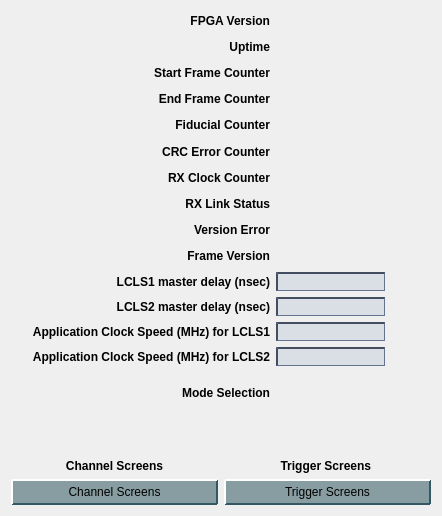
<?xml version="1.0" encoding="UTF-8"?>
<ui version="4.0">
 <class>Form</class>
 <widget class="QWidget" name="Form">
  <property name="geometry">
   <rect>
    <x>0</x>
    <y>0</y>
    <width>442</width>
    <height>516</height>
   </rect>
  </property>
  <property name="windowTitle">
   <string>TPR - ${DEVICE}</string>
  </property>
  <property name="styleSheet">
   <string notr="true">/* Background color of popup-list.*/ 
QComboBox QListView{
    background-color:white;
    border:1px solid gray;
}
/* Needed to complete the rule set. */
QComboBox::item:alternate {
    background: white;
}
/* Color of the selected list item. */
QComboBox::item:selected {
    border: 1px solid transparent;
    background: #d1ede1;
}
/* Indicator will shine through the label text if you don't make it hidden. */
QComboBox::indicator{
    background-color:transparent;
    selection-background-color:transparent;
    color:transparent;
    selection-color:transparent;
}
QPushButton {
    background-color: rgb(136,157,162);
    border-color: rgb(212,228,233) rgb(50,88,100) rgb(50,88,100) rgb(212,228,233);
    border-style: outset;
    border-radius: 1px;
    border-width: 2px; 
    padding: 4px;
}
QPushButton:hover {
   background-color: rgb(106,127,132);
}
QPushButton:pressed {
    background-color: rgb(208,229,232);
    border-style: inset;
    border-width: 2px;
	border-color: rgb(50,88,100) rgb(212,228,233) rgb(212,228,233) rgb(50,88,100);
}
QPushButton:checked{
    background-color: rgb(208,229,232);
    border-style: inset;
    border-width: 2px;
	border-color:  rgb(112,134,142) rgb(229,233,235) rgb(239,233,235) rgb(112,134,142);
}
QLineEdit {
  background-color: rgb(218,223,230);
  border-color: rgb(66,77,96);
  border-style: inset;
  border-width: 2px 1px 1px 2px;
}
QLineEdit:hover {
 background-color: rgb(198,203,210)
}
PyDMLabel {
  background-color: rgb(189,197,205);
}</string>
  </property>
  <layout class="QHBoxLayout" name="horizontalLayout">
   <item>
    <layout class="QGridLayout" name="gridLayout">
     <item row="1" column="1">
      <widget class="QLabel" name="label_2">
       <property name="sizePolicy">
        <sizepolicy hsizetype="Preferred" vsizetype="Preferred">
         <horstretch>1</horstretch>
         <verstretch>1</verstretch>
        </sizepolicy>
       </property>
       <property name="font">
        <font>
         <weight>75</weight>
         <bold>true</bold>
        </font>
       </property>
       <property name="text">
        <string>Uptime</string>
       </property>
       <property name="alignment">
        <set>Qt::AlignRight|Qt::AlignTrailing|Qt::AlignVCenter</set>
       </property>
      </widget>
     </item>
     <item row="8" column="1">
      <widget class="QLabel" name="label_9">
       <property name="sizePolicy">
        <sizepolicy hsizetype="Preferred" vsizetype="Preferred">
         <horstretch>1</horstretch>
         <verstretch>1</verstretch>
        </sizepolicy>
       </property>
       <property name="font">
        <font>
         <weight>75</weight>
         <bold>true</bold>
        </font>
       </property>
       <property name="text">
        <string>Version Error</string>
       </property>
       <property name="alignment">
        <set>Qt::AlignRight|Qt::AlignTrailing|Qt::AlignVCenter</set>
       </property>
      </widget>
     </item>
     <item row="5" column="2">
      <widget class="PyDMLabel" name="PyDMLabel_6">
       <property name="toolTip">
        <string/>
       </property>
       <property name="alignment">
        <set>Qt::AlignCenter</set>
       </property>
       <property name="channel" stdset="0">
        <string>ca://TPR:${LOCA}:${IOC_UNIT}:${INST}:CRCERRCNT</string>
       </property>
      </widget>
     </item>
     <item row="9" column="1">
      <widget class="QLabel" name="label_10">
       <property name="sizePolicy">
        <sizepolicy hsizetype="Preferred" vsizetype="Preferred">
         <horstretch>1</horstretch>
         <verstretch>1</verstretch>
        </sizepolicy>
       </property>
       <property name="font">
        <font>
         <weight>75</weight>
         <bold>true</bold>
        </font>
       </property>
       <property name="text">
        <string>Frame Version</string>
       </property>
       <property name="alignment">
        <set>Qt::AlignRight|Qt::AlignTrailing|Qt::AlignVCenter</set>
       </property>
      </widget>
     </item>
     <item row="8" column="2">
      <widget class="PyDMLabel" name="PyDMLabel_9">
       <property name="toolTip">
        <string/>
       </property>
       <property name="alignment">
        <set>Qt::AlignCenter</set>
       </property>
       <property name="channel" stdset="0">
        <string>ca://TPR:${LOCA}:${IOC_UNIT}:${INST}:VERERR</string>
       </property>
      </widget>
     </item>
     <item row="14" column="1">
      <widget class="QLabel" name="label_15">
       <property name="sizePolicy">
        <sizepolicy hsizetype="Preferred" vsizetype="Preferred">
         <horstretch>1</horstretch>
         <verstretch>1</verstretch>
        </sizepolicy>
       </property>
       <property name="font">
        <font>
         <weight>75</weight>
         <bold>true</bold>
        </font>
       </property>
       <property name="text">
        <string>Mode Selection</string>
       </property>
       <property name="alignment">
        <set>Qt::AlignRight|Qt::AlignTrailing|Qt::AlignVCenter</set>
       </property>
      </widget>
     </item>
     <item row="14" column="2" colspan="2">
      <widget class="PyDMEnumButton" name="PyDMEnumButton">
       <property name="sizePolicy">
        <sizepolicy hsizetype="Preferred" vsizetype="Maximum">
         <horstretch>0</horstretch>
         <verstretch>0</verstretch>
        </sizepolicy>
       </property>
       <property name="minimumSize">
        <size>
         <width>0</width>
         <height>40</height>
        </size>
       </property>
       <property name="toolTip">
        <string/>
       </property>
       <property name="styleSheet">
        <string notr="true">QPushButton{font: 8px;}</string>
       </property>
       <property name="channel" stdset="0">
        <string>ca://TPR:${LOCA}:${IOC_UNIT}:${INST}:MODE</string>
       </property>
       <property name="orientation" stdset="0">
        <enum>Qt::Horizontal</enum>
       </property>
       <property name="marginTop" stdset="0">
        <number>0</number>
       </property>
       <property name="marginBottom" stdset="0">
        <number>0</number>
       </property>
       <property name="marginLeft" stdset="0">
        <number>0</number>
       </property>
       <property name="marginRight" stdset="0">
        <number>0</number>
       </property>
       <property name="horizontalSpacing" stdset="0">
        <number>0</number>
       </property>
       <property name="verticalSpacing" stdset="0">
        <number>0</number>
       </property>
      </widget>
     </item>
     <item row="1" column="2">
      <widget class="PyDMLabel" name="PyDMLabel_2">
       <property name="toolTip">
        <string/>
       </property>
       <property name="alignment">
        <set>Qt::AlignCenter</set>
       </property>
       <property name="channel" stdset="0">
        <string>ca://TPR:${LOCA}:${IOC_UNIT}:${INST}:UPTIME</string>
       </property>
      </widget>
     </item>
     <item row="11" column="2">
      <widget class="PyDMLineEdit" name="PyDMLineEdit_2">
       <property name="toolTip">
        <string/>
       </property>
       <property name="alignment">
        <set>Qt::AlignCenter</set>
       </property>
       <property name="channel" stdset="0">
        <string>ca://TPR:${LOCA}:${IOC_UNIT}:${INST}:MSGDLY</string>
       </property>
      </widget>
     </item>
     <item row="5" column="1">
      <widget class="QLabel" name="label_6">
       <property name="sizePolicy">
        <sizepolicy hsizetype="Preferred" vsizetype="Preferred">
         <horstretch>1</horstretch>
         <verstretch>1</verstretch>
        </sizepolicy>
       </property>
       <property name="font">
        <font>
         <weight>75</weight>
         <bold>true</bold>
        </font>
       </property>
       <property name="text">
        <string>CRC Error Counter</string>
       </property>
       <property name="alignment">
        <set>Qt::AlignRight|Qt::AlignTrailing|Qt::AlignVCenter</set>
       </property>
      </widget>
     </item>
     <item row="4" column="2">
      <widget class="PyDMLabel" name="PyDMLabel_5">
       <property name="toolTip">
        <string/>
       </property>
       <property name="alignment">
        <set>Qt::AlignCenter</set>
       </property>
       <property name="channel" stdset="0">
        <string>ca://TPR:${LOCA}:${IOC_UNIT}:${INST}:FIDCNT</string>
       </property>
      </widget>
     </item>
     <item row="2" column="2">
      <widget class="PyDMLabel" name="PyDMLabel_3">
       <property name="toolTip">
        <string/>
       </property>
       <property name="alignment">
        <set>Qt::AlignCenter</set>
       </property>
       <property name="channel" stdset="0">
        <string>ca://TPR:${LOCA}:${IOC_UNIT}:${INST}:SOFCNT</string>
       </property>
      </widget>
     </item>
     <item row="10" column="1">
      <widget class="QLabel" name="label_11">
       <property name="sizePolicy">
        <sizepolicy hsizetype="Preferred" vsizetype="Preferred">
         <horstretch>1</horstretch>
         <verstretch>1</verstretch>
        </sizepolicy>
       </property>
       <property name="font">
        <font>
         <weight>75</weight>
         <bold>true</bold>
        </font>
       </property>
       <property name="text">
        <string>LCLS1 master delay (nsec)</string>
       </property>
       <property name="alignment">
        <set>Qt::AlignRight|Qt::AlignTrailing|Qt::AlignVCenter</set>
       </property>
      </widget>
     </item>
     <item row="7" column="1">
      <widget class="QLabel" name="label_8">
       <property name="sizePolicy">
        <sizepolicy hsizetype="Preferred" vsizetype="Preferred">
         <horstretch>1</horstretch>
         <verstretch>1</verstretch>
        </sizepolicy>
       </property>
       <property name="font">
        <font>
         <weight>75</weight>
         <bold>true</bold>
        </font>
       </property>
       <property name="text">
        <string>RX Link Status</string>
       </property>
       <property name="alignment">
        <set>Qt::AlignRight|Qt::AlignTrailing|Qt::AlignVCenter</set>
       </property>
      </widget>
     </item>
     <item row="12" column="1">
      <widget class="QLabel" name="label_12">
       <property name="sizePolicy">
        <sizepolicy hsizetype="Preferred" vsizetype="Preferred">
         <horstretch>1</horstretch>
         <verstretch>1</verstretch>
        </sizepolicy>
       </property>
       <property name="font">
        <font>
         <weight>75</weight>
         <bold>true</bold>
        </font>
       </property>
       <property name="text">
        <string>Application Clock Speed (MHz) for LCLS1</string>
       </property>
       <property name="alignment">
        <set>Qt::AlignRight|Qt::AlignTrailing|Qt::AlignVCenter</set>
       </property>
      </widget>
     </item>
     <item row="15" column="2">
      <spacer name="verticalSpacer_2">
       <property name="orientation">
        <enum>Qt::Vertical</enum>
       </property>
       <property name="sizeType">
        <enum>QSizePolicy::MinimumExpanding</enum>
       </property>
       <property name="sizeHint" stdset="0">
        <size>
         <width>20</width>
         <height>40</height>
        </size>
       </property>
      </spacer>
     </item>
     <item row="0" column="2">
      <widget class="PyDMLabel" name="PyDMLabel">
       <property name="toolTip">
        <string/>
       </property>
       <property name="alignment">
        <set>Qt::AlignCenter</set>
       </property>
       <property name="channel" stdset="0">
        <string>ca://TPR:${LOCA}:${IOC_UNIT}:${INST}:FPGAVER</string>
       </property>
       <property name="displayFormat" stdset="0">
        <enum>PyDMLabel::Hex</enum>
       </property>
      </widget>
     </item>
     <item row="11" column="1">
      <widget class="QLabel" name="label_13">
       <property name="sizePolicy">
        <sizepolicy hsizetype="Preferred" vsizetype="Preferred">
         <horstretch>1</horstretch>
         <verstretch>1</verstretch>
        </sizepolicy>
       </property>
       <property name="font">
        <font>
         <weight>75</weight>
         <bold>true</bold>
        </font>
       </property>
       <property name="text">
        <string>LCLS2 master delay (nsec)</string>
       </property>
       <property name="alignment">
        <set>Qt::AlignRight|Qt::AlignTrailing|Qt::AlignVCenter</set>
       </property>
      </widget>
     </item>
     <item row="13" column="1">
      <widget class="QLabel" name="label_14">
       <property name="sizePolicy">
        <sizepolicy hsizetype="Preferred" vsizetype="Preferred">
         <horstretch>1</horstretch>
         <verstretch>1</verstretch>
        </sizepolicy>
       </property>
       <property name="font">
        <font>
         <weight>75</weight>
         <bold>true</bold>
        </font>
       </property>
       <property name="text">
        <string>Application Clock Speed (MHz) for LCLS2</string>
       </property>
       <property name="alignment">
        <set>Qt::AlignRight|Qt::AlignTrailing|Qt::AlignVCenter</set>
       </property>
      </widget>
     </item>
     <item row="12" column="2">
      <widget class="PyDMLineEdit" name="PyDMLineEdit_3">
       <property name="toolTip">
        <string/>
       </property>
       <property name="alignment">
        <set>Qt::AlignCenter</set>
       </property>
       <property name="channel" stdset="0">
        <string>ca://TPR:${LOCA}:${IOC_UNIT}:${INST}:SYS0_CLK</string>
       </property>
      </widget>
     </item>
     <item row="4" column="1">
      <widget class="QLabel" name="label_5">
       <property name="sizePolicy">
        <sizepolicy hsizetype="Preferred" vsizetype="Preferred">
         <horstretch>1</horstretch>
         <verstretch>1</verstretch>
        </sizepolicy>
       </property>
       <property name="font">
        <font>
         <weight>75</weight>
         <bold>true</bold>
        </font>
       </property>
       <property name="text">
        <string>Fiducial Counter</string>
       </property>
       <property name="alignment">
        <set>Qt::AlignRight|Qt::AlignTrailing|Qt::AlignVCenter</set>
       </property>
      </widget>
     </item>
     <item row="6" column="2">
      <widget class="PyDMLabel" name="PyDMLabel_7">
       <property name="toolTip">
        <string/>
       </property>
       <property name="alignment">
        <set>Qt::AlignCenter</set>
       </property>
       <property name="channel" stdset="0">
        <string>ca://TPR:${LOCA}:${IOC_UNIT}:${INST}:RXCLKCNT</string>
       </property>
      </widget>
     </item>
     <item row="3" column="2">
      <widget class="PyDMLabel" name="PyDMLabel_4">
       <property name="toolTip">
        <string/>
       </property>
       <property name="alignment">
        <set>Qt::AlignCenter</set>
       </property>
       <property name="channel" stdset="0">
        <string>ca://TPR:${LOCA}:${IOC_UNIT}:${INST}:MSGDLY</string>
       </property>
      </widget>
     </item>
     <item row="10" column="2">
      <widget class="PyDMLineEdit" name="PyDMLineEdit">
       <property name="toolTip">
        <string/>
       </property>
       <property name="alignment">
        <set>Qt::AlignCenter</set>
       </property>
       <property name="channel" stdset="0">
        <string>ca://TPR:${LOCA}:${IOC_UNIT}:${INST}:TREF</string>
       </property>
      </widget>
     </item>
     <item row="7" column="2">
      <widget class="PyDMLabel" name="PyDMLabel_8">
       <property name="toolTip">
        <string/>
       </property>
       <property name="alignment">
        <set>Qt::AlignCenter</set>
       </property>
       <property name="channel" stdset="0">
        <string>ca://TPR:${LOCA}:${IOC_UNIT}:${INST}:RXLNKSTATUS</string>
       </property>
      </widget>
     </item>
     <item row="0" column="1">
      <widget class="QLabel" name="label">
       <property name="sizePolicy">
        <sizepolicy hsizetype="Preferred" vsizetype="Preferred">
         <horstretch>1</horstretch>
         <verstretch>1</verstretch>
        </sizepolicy>
       </property>
       <property name="font">
        <font>
         <weight>75</weight>
         <bold>true</bold>
        </font>
       </property>
       <property name="text">
        <string>FPGA Version</string>
       </property>
       <property name="alignment">
        <set>Qt::AlignRight|Qt::AlignTrailing|Qt::AlignVCenter</set>
       </property>
      </widget>
     </item>
     <item row="6" column="1">
      <widget class="QLabel" name="label_7">
       <property name="sizePolicy">
        <sizepolicy hsizetype="Preferred" vsizetype="Preferred">
         <horstretch>1</horstretch>
         <verstretch>1</verstretch>
        </sizepolicy>
       </property>
       <property name="font">
        <font>
         <weight>75</weight>
         <bold>true</bold>
        </font>
       </property>
       <property name="text">
        <string>RX Clock Counter</string>
       </property>
       <property name="alignment">
        <set>Qt::AlignRight|Qt::AlignTrailing|Qt::AlignVCenter</set>
       </property>
      </widget>
     </item>
     <item row="13" column="3">
      <spacer name="horizontalSpacer">
       <property name="orientation">
        <enum>Qt::Horizontal</enum>
       </property>
       <property name="sizeHint" stdset="0">
        <size>
         <width>40</width>
         <height>20</height>
        </size>
       </property>
      </spacer>
     </item>
     <item row="13" column="2">
      <widget class="PyDMLineEdit" name="PyDMLineEdit_4">
       <property name="toolTip">
        <string/>
       </property>
       <property name="alignment">
        <set>Qt::AlignCenter</set>
       </property>
       <property name="channel" stdset="0">
        <string>ca://TPR:${LOCA}:${IOC_UNIT}:${INST}:SYS2_CLK</string>
       </property>
      </widget>
     </item>
     <item row="9" column="2">
      <widget class="PyDMLabel" name="PyDMLabel_10">
       <property name="toolTip">
        <string/>
       </property>
       <property name="alignment">
        <set>Qt::AlignCenter</set>
       </property>
       <property name="channel" stdset="0">
        <string>ca://TPR:${LOCA}:${IOC_UNIT}:${INST}:FRAMEVER</string>
       </property>
      </widget>
     </item>
     <item row="3" column="1">
      <widget class="QLabel" name="label_4">
       <property name="sizePolicy">
        <sizepolicy hsizetype="Preferred" vsizetype="Preferred">
         <horstretch>1</horstretch>
         <verstretch>1</verstretch>
        </sizepolicy>
       </property>
       <property name="font">
        <font>
         <weight>75</weight>
         <bold>true</bold>
        </font>
       </property>
       <property name="text">
        <string>End Frame Counter</string>
       </property>
       <property name="alignment">
        <set>Qt::AlignRight|Qt::AlignTrailing|Qt::AlignVCenter</set>
       </property>
      </widget>
     </item>
     <item row="2" column="1">
      <widget class="QLabel" name="label_3">
       <property name="sizePolicy">
        <sizepolicy hsizetype="Preferred" vsizetype="Preferred">
         <horstretch>1</horstretch>
         <verstretch>1</verstretch>
        </sizepolicy>
       </property>
       <property name="font">
        <font>
         <weight>75</weight>
         <bold>true</bold>
        </font>
       </property>
       <property name="text">
        <string>Start Frame Counter</string>
       </property>
       <property name="alignment">
        <set>Qt::AlignRight|Qt::AlignTrailing|Qt::AlignVCenter</set>
       </property>
      </widget>
     </item>
     <item row="17" column="1" colspan="3">
      <layout class="QGridLayout" name="gridLayout_2">
       <item row="1" column="0">
        <widget class="PyDMRelatedDisplayButton" name="PyDMRelatedDisplayButton">
         <property name="sizePolicy">
          <sizepolicy hsizetype="Preferred" vsizetype="Fixed">
           <horstretch>0</horstretch>
           <verstretch>0</verstretch>
          </sizepolicy>
         </property>
         <property name="minimumSize">
          <size>
           <width>0</width>
           <height>0</height>
          </size>
         </property>
         <property name="toolTip">
          <string/>
         </property>
         <property name="text">
          <string>Channel Screens</string>
         </property>
         <property name="filenames" stdset="0">
          <stringlist>
           <string>tpr_channel_screen.ui</string>
           <string>tpr_channel_screen.ui</string>
           <string>tpr_channel_screen.ui</string>
           <string>tpr_channel_screen.ui</string>
           <string>tpr_channel_screen.ui</string>
           <string>tpr_channel_screen.ui</string>
           <string>tpr_channel_screen.ui</string>
           <string>tpr_channel_screen.ui</string>
           <string>tpr_channel_screen.ui</string>
           <string>tpr_channel_screen.ui</string>
           <string>tpr_channel_screen.ui</string>
           <string>tpr_channel_screen.ui</string>
           <string>tpr_channel_screen.ui</string>
           <string>tpr_channel_screen.ui</string>
           <string>tpr_channel_screen.ui</string>
           <string>tpr_channel_screen.ui</string>
           <string></string>
          </stringlist>
         </property>
         <property name="titles" stdset="0">
          <stringlist>
           <string>Channel 00</string>
           <string>Channel 01</string>
           <string>Channel 02</string>
           <string>Channel 03</string>
           <string>Channel 04</string>
           <string>Channel 05</string>
           <string>Channel 06</string>
           <string>Channel 07</string>
           <string>Channel 08</string>
           <string>Channel 09</string>
           <string>Channel 10</string>
           <string>Channel 11</string>
           <string>Channel 12</string>
           <string>Channel 13</string>
           <string>Channel 14</string>
           <string>Channel 15</string>
           <string></string>
          </stringlist>
         </property>
         <property name="macros" stdset="0">
          <stringlist>
           <string>{&quot;NN&quot;:&quot;00&quot;}</string>
           <string>{&quot;NN&quot;:&quot;01&quot;}</string>
           <string>{&quot;NN&quot;:&quot;02&quot;}</string>
           <string>{&quot;NN&quot;:&quot;03&quot;}</string>
           <string>{&quot;NN&quot;:&quot;04&quot;}</string>
           <string>{&quot;NN&quot;:&quot;05&quot;}</string>
           <string>{&quot;NN&quot;:&quot;06&quot;}</string>
           <string>{&quot;NN&quot;:&quot;07&quot;}</string>
           <string>{&quot;NN&quot;:&quot;08&quot;}</string>
           <string>{&quot;NN&quot;:&quot;09&quot;}</string>
           <string>{&quot;NN&quot;:&quot;10&quot;}</string>
           <string>{&quot;NN&quot;:&quot;11&quot;}</string>
           <string>{&quot;NN&quot;:&quot;12&quot;}</string>
           <string>{&quot;NN&quot;:&quot;13&quot;}</string>
           <string>{&quot;NN&quot;:&quot;14&quot;}</string>
           <string>{&quot;NN&quot;:&quot;15&quot;}</string>
          </stringlist>
         </property>
         <property name="openInNewWindow" stdset="0">
          <bool>true</bool>
         </property>
        </widget>
       </item>
       <item row="0" column="0">
        <widget class="QLabel" name="label_16">
         <property name="font">
          <font>
           <weight>75</weight>
           <bold>true</bold>
          </font>
         </property>
         <property name="text">
          <string>Channel Screens</string>
         </property>
         <property name="alignment">
          <set>Qt::AlignCenter</set>
         </property>
        </widget>
       </item>
       <item row="0" column="1">
        <widget class="QLabel" name="label_17">
         <property name="font">
          <font>
           <weight>75</weight>
           <bold>true</bold>
          </font>
         </property>
         <property name="text">
          <string>Trigger Screens </string>
         </property>
         <property name="alignment">
          <set>Qt::AlignCenter</set>
         </property>
        </widget>
       </item>
       <item row="1" column="1">
        <widget class="PyDMRelatedDisplayButton" name="PyDMRelatedDisplayButton_2">
         <property name="sizePolicy">
          <sizepolicy hsizetype="Preferred" vsizetype="Fixed">
           <horstretch>0</horstretch>
           <verstretch>0</verstretch>
          </sizepolicy>
         </property>
         <property name="minimumSize">
          <size>
           <width>0</width>
           <height>0</height>
          </size>
         </property>
         <property name="toolTip">
          <string/>
         </property>
         <property name="text">
          <string>Trigger Screens</string>
         </property>
         <property name="filenames" stdset="0">
          <stringlist>
           <string>tpr_trigger_screen.ui</string>
           <string>tpr_trigger_screen.ui</string>
           <string>tpr_trigger_screen.ui</string>
           <string>tpr_trigger_screen.ui</string>
           <string>tpr_trigger_screen.ui</string>
           <string>tpr_trigger_screen.ui</string>
           <string>tpr_trigger_screen.ui</string>
           <string>tpr_trigger_screen.ui</string>
           <string>tpr_trigger_screen.ui</string>
           <string>tpr_trigger_screen.ui</string>
           <string>tpr_trigger_screen.ui</string>
           <string>tpr_trigger_screen.ui</string>
           <string>tpr_trigger_screen.ui</string>
           <string>tpr_trigger_screen.ui</string>
           <string>tpr_trigger_screen.ui</string>
           <string>tpr_trigger_screen.ui</string>
          </stringlist>
         </property>
         <property name="titles" stdset="0">
          <stringlist>
           <string>Trigger 00</string>
           <string>Trigger 01</string>
           <string>Trigger 02</string>
           <string>Trigger 03</string>
           <string>Trigger 04</string>
           <string>Trigger 05</string>
           <string>Trigger 06</string>
           <string>Trigger 07</string>
           <string>Trigger 08</string>
           <string>Trigger 09</string>
           <string>Trigger 10</string>
           <string>Trigger 11</string>
           <string>Trigger 12</string>
           <string>Trigger 13</string>
           <string>Trigger 14</string>
           <string>Trigger 15</string>
          </stringlist>
         </property>
         <property name="macros" stdset="0">
          <stringlist>
           <string>{&quot;NN&quot;:&quot;00&quot;}</string>
           <string>{&quot;NN&quot;:&quot;01&quot;}</string>
           <string>{&quot;NN&quot;:&quot;02&quot;}</string>
           <string>{&quot;NN&quot;:&quot;03&quot;}</string>
           <string>{&quot;NN&quot;:&quot;04&quot;}</string>
           <string>{&quot;NN&quot;:&quot;05&quot;}</string>
           <string>{&quot;NN&quot;:&quot;06&quot;}</string>
           <string>{&quot;NN&quot;:&quot;07&quot;}</string>
           <string>{&quot;NN&quot;:&quot;08&quot;}</string>
           <string>{&quot;NN&quot;:&quot;09&quot;}</string>
           <string>{&quot;NN&quot;:&quot;10&quot;}</string>
           <string>{&quot;NN&quot;:&quot;11&quot;}</string>
           <string>{&quot;NN&quot;:&quot;12&quot;}</string>
           <string>{&quot;NN&quot;:&quot;13&quot;}</string>
           <string>{&quot;NN&quot;:&quot;14&quot;}</string>
           <string>{&quot;NN&quot;:&quot;15&quot;}</string>
          </stringlist>
         </property>
         <property name="openInNewWindow" stdset="0">
          <bool>true</bool>
         </property>
        </widget>
       </item>
      </layout>
     </item>
    </layout>
   </item>
  </layout>
 </widget>
 <customwidgets>
  <customwidget>
   <class>PyDMLabel</class>
   <extends>QLabel</extends>
   <header>pydm.widgets.label</header>
  </customwidget>
  <customwidget>
   <class>PyDMLineEdit</class>
   <extends>QLineEdit</extends>
   <header>pydm.widgets.line_edit</header>
  </customwidget>
  <customwidget>
   <class>PyDMEnumButton</class>
   <extends>QWidget</extends>
   <header>pydm.widgets.enum_button</header>
  </customwidget>
  <customwidget>
   <class>PyDMRelatedDisplayButton</class>
   <extends>QPushButton</extends>
   <header>pydm.widgets.related_display_button</header>
  </customwidget>
 </customwidgets>
 <resources/>
 <connections/>
</ui>
